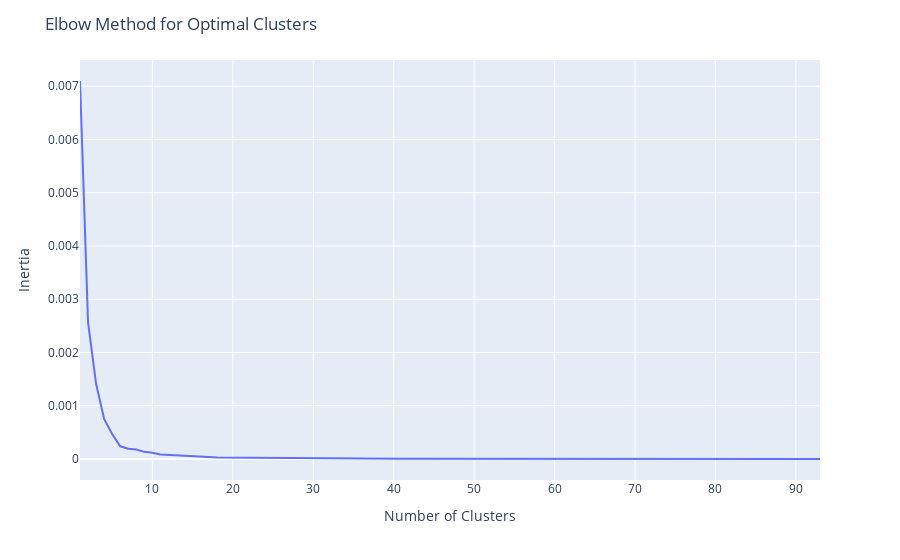

This figure's notebook cell:
### Code cell
#elbow method to find optimal number of clusters
import plotly.express as px
from sklearn.cluster import KMeans
inertia = []
n_samples = features.shape[0]
for i in range(1, n_samples + 1):
    kmeans = KMeans(n_clusters=i)
    kmeans.fit(features[['volatility', 'avg_return']])
    inertia.append(kmeans.inertia_)

fig = px.line(x=range(1, n_samples + 1), y=inertia, labels={'x': 'Number of Clusters', 'y': 'Inertia'})
fig.update_layout(title='Elbow Method for Optimal Clusters')
fig.show()

### Figure 1 — Plotly figure (JSON) as saved in the notebook; plotly's stock layout.template omitted (floating-point values rounded to 4 significant figures)
{"data": [{"hovertemplate": "Number of Clusters=%{x}<br>Inertia=%{y}<extra></extra>", "legendgroup": "", "line": {"color": "#636efa", "dash": "solid"}, "marker": {"symbol": "circle"}, "mode": "lines", "name": "", "orientation": "v", "showlegend": false, "type": "scatter", "x": [1, 2, 3, 4, 5, 6, 7, 8, 9, 10, 11, 12, 13, 14, 15, 16, 17, 18, 19, 20, 21, 22, 23, 24, 25, 26, 27, 28, 29, 30, 31, 32, 33, 34, 35, 36, 37, 38, 39, 40, 41, 42, 43, 44, 45, 46, 47, 48, 49, 50, 51, 52, 53, 54, 55, 56, 57, 58, 59, 60, 61, 62, 63, 64, 65, 66, 67, 68, 69, 70, 71, 72, 73, 74, 75, 76, 77, 78, 79, 80, 81, 82, 83, 84, 85, 86, 87, 88, 89, 90, 91, 92, 93], "xaxis": "x", "y": [0.007099, 0.002571, 0.001412, 0.000752, 0.0004683, 0.0002387, 0.0001923, 0.0001767, 0.0001345, 0.0001177, 8.618e-05, 7.761e-05, 5.688e-05, 5.205e-05, 4.927e-05, 3.694e-05, 3.554e-05, 2.811e-05, 2.675e-05, 2.583e-05, 2.755e-05, 2.08e-05, 1.867e-05, 1.911e-05, 1.798e-05, 1.638e-05, 1.366e-05, 1.301e-05, 1.256e-05, 1.209e-05, 1.126e-05, 1.049e-05, 9.756e-06, 9.726e-06, 8.395e-06, 8.5e-06, 7.145e-06, 6.791e-06, 6.269e-06, 5.72e-06, 5.53e-06, 5.439e-06, 4.992e-06, 5.001e-06, 4.551e-06, 3.7e-06, 4.649e-06, 3.237e-06, 3.375e-06, 2.901e-06, 3.154e-06, 2.617e-06, 2.582e-06, 2.122e-06, 2.276e-06, 1.984e-06, 1.902e-06, 1.722e-06, 1.502e-06, 1.475e-06, 1.406e-06, 1.115e-06, 1.027e-06, 9.467e-07, 8.642e-07, 8.28e-07, 7.961e-07, 7.169e-07, 6.212e-07, 4.963e-07, 4.175e-07, 4.123e-07, 3.682e-07, 3.495e-07, 2.393e-07, 2.633e-07, 1.658e-07, 1.538e-07, 1.437e-07, 1.093e-07, 9.548e-08, 8.082e-08, 6.375e-08, 5.249e-08, 4.029e-08, 2.903e-08, 1.921e-08, 1.11e-08, 6.88e-09, 4.796e-09, 2.914e-09, 1.162e-09, 0], "yaxis": "y"}], "layout": {"legend": {"tracegroupgap": 0}, "margin": {"t": 60}, "title": {"text": "Elbow Method for Optimal Clusters"}, "xaxis": {"anchor": "y", "domain": [0, 1], "title": {"text": "Number of Clusters"}}, "yaxis": {"anchor": "x", "domain": [0, 1], "title": {"text": "Inertia"}}}}
